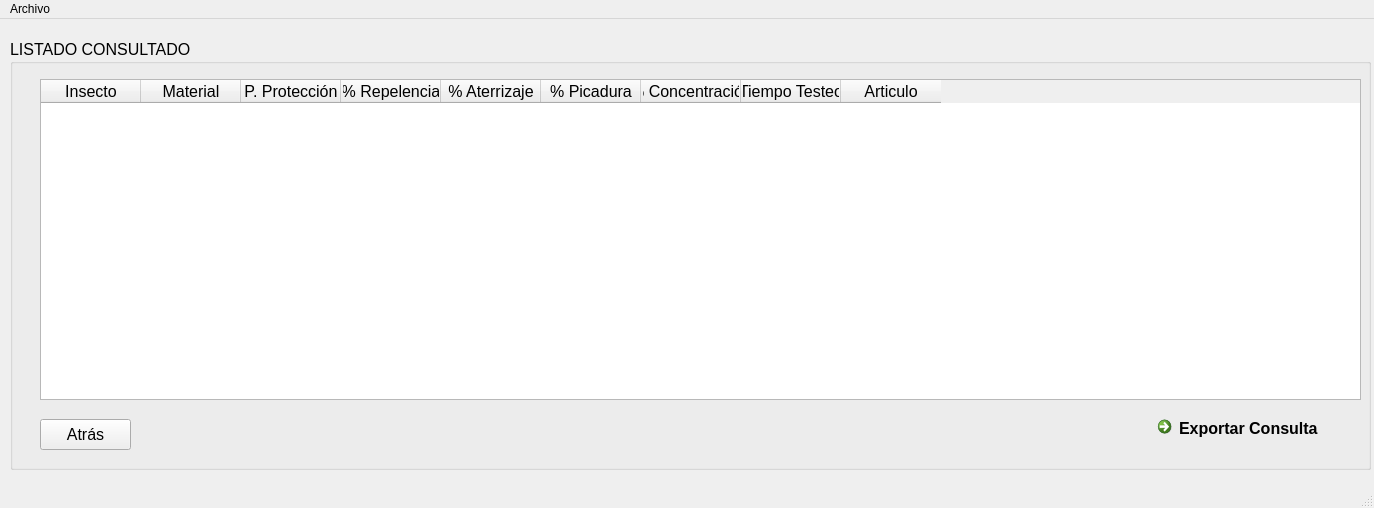
<?xml version="1.0" encoding="UTF-8"?>
<ui version="4.0">
 <class>MainWindow</class>
 <widget class="QMainWindow" name="MainWindow">
  <property name="geometry">
   <rect>
    <x>0</x>
    <y>0</y>
    <width>1374</width>
    <height>508</height>
   </rect>
  </property>
  <property name="windowTitle">
   <string>Repelentes</string>
  </property>
  <widget class="QWidget" name="centralwidget">
   <widget class="QGroupBox" name="groupBox">
    <property name="geometry">
     <rect>
      <x>10</x>
      <y>20</y>
      <width>1361</width>
      <height>431</height>
     </rect>
    </property>
    <property name="font">
     <font>
      <pointsize>12</pointsize>
     </font>
    </property>
    <property name="autoFillBackground">
     <bool>true</bool>
    </property>
    <property name="title">
     <string>LISTADO CONSULTADO</string>
    </property>
    <widget class="QTableWidget" name="tableWidget">
     <property name="geometry">
      <rect>
       <x>30</x>
       <y>40</y>
       <width>1321</width>
       <height>321</height>
      </rect>
     </property>
     <property name="sortingEnabled">
      <bool>true</bool>
     </property>
     <property name="rowCount">
      <number>0</number>
     </property>
     <attribute name="verticalHeaderDefaultSectionSize">
      <number>30</number>
     </attribute>
     <column>
      <property name="text">
       <string>Insecto</string>
      </property>
     </column>
     <column>
      <property name="text">
       <string>Material</string>
      </property>
     </column>
     <column>
      <property name="text">
       <string>P. Protección</string>
      </property>
     </column>
     <column>
      <property name="text">
       <string>% Repelencia</string>
      </property>
     </column>
     <column>
      <property name="text">
       <string>% Aterrizaje</string>
      </property>
     </column>
     <column>
      <property name="text">
       <string>% Picadura</string>
      </property>
     </column>
     <column>
      <property name="text">
       <string>% Concentración</string>
      </property>
     </column>
     <column>
      <property name="text">
       <string>Tiempo Testeo</string>
      </property>
     </column>
     <column>
      <property name="text">
       <string>Articulo</string>
      </property>
     </column>
    </widget>
    <widget class="QPushButton" name="pushButton">
     <property name="geometry">
      <rect>
       <x>30</x>
       <y>380</y>
       <width>91</width>
       <height>31</height>
      </rect>
     </property>
     <property name="text">
      <string>Atrás</string>
     </property>
     <property name="autoDefault">
      <bool>true</bool>
     </property>
     <property name="default">
      <bool>false</bool>
     </property>
     <property name="flat">
      <bool>false</bool>
     </property>
    </widget>
    <widget class="QCommandLinkButton" name="commandLinkButton">
     <property name="geometry">
      <rect>
       <x>1140</x>
       <y>370</y>
       <width>185</width>
       <height>41</height>
      </rect>
     </property>
     <property name="text">
      <string>Exportar Consulta</string>
     </property>
    </widget>
   </widget>
  </widget>
  <widget class="QMenuBar" name="menubar">
   <property name="geometry">
    <rect>
     <x>0</x>
     <y>0</y>
     <width>1374</width>
     <height>21</height>
    </rect>
   </property>
   <widget class="QMenu" name="menuArchivo">
    <property name="title">
     <string>Archivo</string>
    </property>
   </widget>
   <addaction name="menuArchivo"/>
  </widget>
  <widget class="QStatusBar" name="statusbar"/>
 </widget>
 <resources/>
 <connections/>
</ui>
